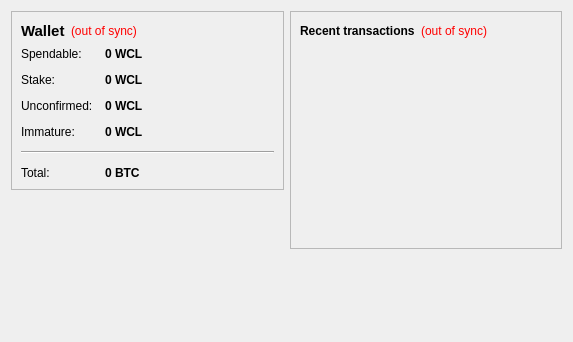
<?xml version="1.0" encoding="UTF-8"?>
<ui version="4.0">
 <class>OverviewPage</class>
 <widget class="QWidget" name="OverviewPage">
  <property name="geometry">
   <rect>
    <x>0</x>
    <y>0</y>
    <width>573</width>
    <height>342</height>
   </rect>
  </property>
  <property name="windowTitle">
   <string>Form</string>
  </property>
  <layout class="QHBoxLayout" name="horizontalLayout" stretch="1,1">
   <item>
    <layout class="QVBoxLayout" name="verticalLayout_2">
     <item>
      <widget class="QFrame" name="frame">
       <property name="frameShape">
        <enum>QFrame::StyledPanel</enum>
       </property>
       <property name="frameShadow">
        <enum>QFrame::Raised</enum>
       </property>
       <layout class="QVBoxLayout" name="verticalLayout_4">
        <item>
         <layout class="QHBoxLayout" name="horizontalLayout_4">
          <item>
           <widget class="QLabel" name="label_5">
            <property name="font">
             <font>
              <pointsize>11</pointsize>
              <weight>75</weight>
              <bold>true</bold>
             </font>
            </property>
            <property name="text">
             <string>Wallet</string>
            </property>
           </widget>
          </item>
          <item>
           <widget class="QLabel" name="labelWalletStatus">
            <property name="toolTip">
             <string>The displayed information may be out of date. Your wallet automatically synchronizes with the wowclassic network after a connection is established, but this process has not completed yet.</string>
            </property>
            <property name="styleSheet">
             <string notr="true">QLabel { color: red; }</string>
            </property>
            <property name="text">
             <string notr="true">(out of sync)</string>
            </property>
            <property name="alignment">
             <set>Qt::AlignLeading|Qt::AlignLeft|Qt::AlignVCenter</set>
            </property>
           </widget>
          </item>
          <item>
           <spacer name="horizontalSpacer_2">
            <property name="orientation">
             <enum>Qt::Horizontal</enum>
            </property>
            <property name="sizeHint" stdset="0">
             <size>
              <width>40</width>
              <height>20</height>
             </size>
            </property>
           </spacer>
          </item>
         </layout>
        </item>
        <item>
         <layout class="QFormLayout" name="formLayout_2">
          <property name="fieldGrowthPolicy">
           <enum>QFormLayout::AllNonFixedFieldsGrow</enum>
          </property>
          <property name="horizontalSpacing">
           <number>12</number>
          </property>
          <property name="verticalSpacing">
           <number>12</number>
          </property>
          <item row="0" column="0">
           <widget class="QLabel" name="label">
            <property name="text">
             <string>Spendable:</string>
            </property>
           </widget>
          </item>
          <item row="0" column="1">
           <widget class="QLabel" name="labelBalance">
            <property name="font">
             <font>
              <weight>75</weight>
              <bold>true</bold>
             </font>
            </property>
            <property name="cursor">
             <cursorShape>IBeamCursor</cursorShape>
            </property>
            <property name="toolTip">
             <string>Your current spendable balance</string>
            </property>
            <property name="text">
             <string notr="true">0 WCL</string>
            </property>
            <property name="textInteractionFlags">
             <set>Qt::LinksAccessibleByMouse|Qt::TextSelectableByKeyboard|Qt::TextSelectableByMouse</set>
            </property>
           </widget>
          </item>
          <item row="1" column="0">
           <widget class="QLabel" name="label_6">
            <property name="text">
             <string>Stake:</string>
            </property>
           </widget>
          </item>
          <item row="1" column="1">
           <widget class="QLabel" name="labelStake">
            <property name="font">
             <font>
              <weight>75</weight>
              <bold>true</bold>
             </font>
            </property>
            <property name="cursor">
             <cursorShape>IBeamCursor</cursorShape>
            </property>
            <property name="toolTip">
             <string>Total of coins that was staked, and do not yet count toward the current balance</string>
            </property>
            <property name="text">
             <string notr="true">0 WCL</string>
            </property>
            <property name="textInteractionFlags">
             <set>Qt::LinksAccessibleByMouse|Qt::TextSelectableByKeyboard|Qt::TextSelectableByMouse</set>
            </property>
           </widget>
          </item>
          <item row="2" column="0">
           <widget class="QLabel" name="label_3">
            <property name="text">
             <string>Unconfirmed:</string>
            </property>
           </widget>
          </item>
          <item row="2" column="1">
           <widget class="QLabel" name="labelUnconfirmed">
            <property name="font">
             <font>
              <weight>75</weight>
              <bold>true</bold>
             </font>
            </property>
            <property name="cursor">
             <cursorShape>IBeamCursor</cursorShape>
            </property>
            <property name="toolTip">
             <string>Total of transactions that have yet to be confirmed, and do not yet count toward the current balance</string>
            </property>
            <property name="text">
             <string notr="true">0 WCL</string>
            </property>
            <property name="textInteractionFlags">
             <set>Qt::LinksAccessibleByMouse|Qt::TextSelectableByKeyboard|Qt::TextSelectableByMouse</set>
            </property>
           </widget>
          </item>
          <item row="3" column="0">
           <widget class="QLabel" name="labelImmatureText">
            <property name="text">
             <string>Immature:</string>
            </property>
           </widget>
          </item>
          <item row="3" column="1">
           <widget class="QLabel" name="labelImmature">
            <property name="font">
             <font>
              <weight>75</weight>
              <bold>true</bold>
             </font>
            </property>
            <property name="toolTip">
             <string>Mined balance that has not yet matured</string>
            </property>
            <property name="text">
             <string notr="true">0 WCL</string>
            </property>
            <property name="textInteractionFlags">
             <set>Qt::LinksAccessibleByMouse|Qt::TextSelectableByKeyboard|Qt::TextSelectableByMouse</set>
            </property>
           </widget>
          </item>
          <item row="4" column="0" colspan="2">
           <widget class="Line" name="line">
            <property name="orientation">
             <enum>Qt::Horizontal</enum>
            </property>
           </widget>
          </item>
          <item row="5" column="0">
           <widget class="QLabel" name="labelTotalText">
            <property name="text">
             <string>Total:</string>
            </property>
           </widget>
          </item>
          <item row="5" column="1">
           <widget class="QLabel" name="labelTotal">
            <property name="font">
             <font>
              <weight>75</weight>
              <bold>true</bold>
             </font>
            </property>
            <property name="cursor">
             <cursorShape>IBeamCursor</cursorShape>
            </property>
            <property name="toolTip">
             <string>Your current total balance</string>
            </property>
            <property name="text">
             <string notr="true">0 BTC</string>
            </property>
            <property name="textInteractionFlags">
             <set>Qt::LinksAccessibleByMouse|Qt::TextSelectableByKeyboard|Qt::TextSelectableByMouse</set>
            </property>
           </widget>
          </item>
         </layout>
        </item>
       </layout>
      </widget>
     </item>
     <item>
      <spacer name="verticalSpacer">
       <property name="orientation">
        <enum>Qt::Vertical</enum>
       </property>
       <property name="sizeHint" stdset="0">
        <size>
         <width>20</width>
         <height>40</height>
        </size>
       </property>
      </spacer>
     </item>
    </layout>
   </item>
   <item>
    <layout class="QVBoxLayout" name="verticalLayout_3">
     <item>
      <widget class="QFrame" name="frame_2">
       <property name="frameShape">
        <enum>QFrame::StyledPanel</enum>
       </property>
       <property name="frameShadow">
        <enum>QFrame::Raised</enum>
       </property>
       <layout class="QVBoxLayout" name="verticalLayout">
        <item>
         <layout class="QHBoxLayout" name="horizontalLayout_2">
          <item>
           <widget class="QLabel" name="label_4">
            <property name="text">
             <string>&lt;b&gt;Recent transactions&lt;/b&gt;</string>
            </property>
           </widget>
          </item>
          <item>
           <widget class="QLabel" name="labelTransactionsStatus">
            <property name="toolTip">
             <string>The displayed information may be out of date. Your wallet automatically synchronizes with the wowclassic network after a connection is established, but this process has not completed yet.</string>
            </property>
            <property name="styleSheet">
             <string notr="true">QLabel { color: red; }</string>
            </property>
            <property name="text">
             <string notr="true">(out of sync)</string>
            </property>
            <property name="alignment">
             <set>Qt::AlignRight|Qt::AlignTrailing|Qt::AlignVCenter</set>
            </property>
           </widget>
          </item>
          <item>
           <spacer name="horizontalSpacer">
            <property name="orientation">
             <enum>Qt::Horizontal</enum>
            </property>
            <property name="sizeHint" stdset="0">
             <size>
              <width>40</width>
              <height>20</height>
             </size>
            </property>
           </spacer>
          </item>
         </layout>
        </item>
        <item>
         <widget class="QListView" name="listTransactions">
          <property name="styleSheet">
           <string notr="true">QListView { background: transparent; }</string>
          </property>
          <property name="frameShape">
           <enum>QFrame::NoFrame</enum>
          </property>
          <property name="verticalScrollBarPolicy">
           <enum>Qt::ScrollBarAlwaysOff</enum>
          </property>
          <property name="horizontalScrollBarPolicy">
           <enum>Qt::ScrollBarAlwaysOff</enum>
          </property>
          <property name="selectionMode">
           <enum>QAbstractItemView::NoSelection</enum>
          </property>
         </widget>
        </item>
       </layout>
      </widget>
     </item>
     <item>
      <spacer name="verticalSpacer_2">
       <property name="orientation">
        <enum>Qt::Vertical</enum>
       </property>
       <property name="sizeHint" stdset="0">
        <size>
         <width>20</width>
         <height>40</height>
        </size>
       </property>
      </spacer>
     </item>
    </layout>
   </item>
  </layout>
 </widget>
 <resources/>
 <connections/>
</ui>
